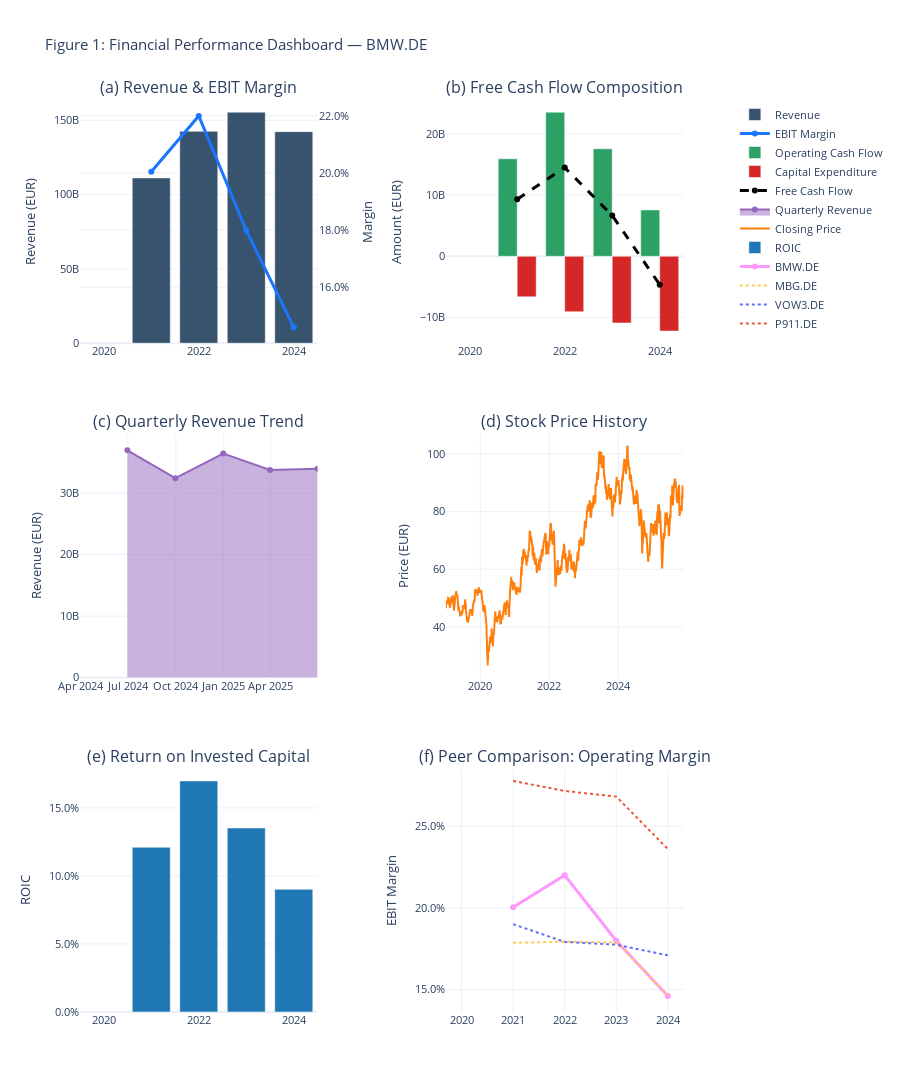

Notebook code for this chart:
### Markdown cell above
## 4. Results: Historical Performance Analysis

### 4.1 Dashboard Overview

Figure 1 presents a multi-panel visualization of key financial metrics. The dashboard structure facilitates comparison across dimensions:

| Panel | Metric | Purpose |
|-------|--------|---------|
| (1,1) | Revenue & EBIT Margin | Scale and operating leverage relationship |
| (1,2) | FCF Composition | Cash generation capacity vs. reinvestment |
| (2,1) | Quarterly Revenue | Seasonality and trend identification |
| (2,2) | Stock Price | Market valuation trajectory |
| (3,1) | ROIC | Capital efficiency over time |
| (3,2) | Peer Comparison | Relative operating performance |

### Code cell
# =============================================================================
# Figure 1: Financial Performance Dashboard
# =============================================================================

fig = plots.financial_performance_dashboard(
    df_annual,
    df_quarterly,
    df_prices,
    peer_metrics,
    ticker
)
fig.show()

### Figure 1 — Plotly figure (JSON) as saved in the notebook; plotly's stock layout.template omitted (floating-point values rounded to 4 significant figures; data arrays with more than 128 entries replaced by an {"elided": "..."} marker saying what was removed)
{"data": [{"marker": {"color": "rgb(55, 83, 109)"}, "name": "Revenue", "type": "bar", "x": [2020, 2021, 2022, 2023, 2024], "xaxis": "x", "y": [NaN, 111200000000.0, 142600000000.0, 155500000000.0, 142400000000.0], "yaxis": "y"}, {"line": {"color": "rgb(26, 118, 255)", "width": 3}, "mode": "lines+markers", "name": "EBIT Margin", "type": "scatter", "x": [2020, 2021, 2022, 2023, 2024], "xaxis": "x", "y": [NaN, 0.2004, 0.2199, 0.1798, 0.146], "yaxis": "y2"}, {"marker": {"color": "rgb(44, 160, 101)"}, "name": "Operating Cash Flow", "type": "bar", "x": [2020, 2021, 2022, 2023, 2024], "xaxis": "x2", "y": [NaN, 15910000000.0, 23520000000.0, 17540000000.0, 7566000000.0], "yaxis": "y3"}, {"marker": {"color": "rgb(214, 39, 40)"}, "name": "Capital Expenditure", "type": "bar", "x": [2020, 2021, 2022, 2023, 2024], "xaxis": "x2", "y": [NaN, -6619000000.0, -9050000000.0, -10880000000.0, -12200000000.0], "yaxis": "y3"}, {"line": {"color": "black", "dash": "dash", "width": 3}, "name": "Free Cash Flow", "type": "scatter", "x": [2020, 2021, 2022, 2023, 2024], "xaxis": "x2", "y": [NaN, 9295000000.0, 14470000000.0, 6661000000.0, -4639000000.0], "yaxis": "y3"}, {"fill": "tozeroy", "line": {"color": "rgb(148, 103, 189)"}, "name": "Quarterly Revenue", "type": "scatter", "x": ["2024-03-31T00:00:00.000000000", "2024-06-30T00:00:00.000000000", "2024-09-30T00:00:00.000000000", "2024-12-31T00:00:00.000000000", "2025-03-31T00:00:00.000000000", "2025-06-30T00:00:00.000000000"], "xaxis": "x3", "y": [NaN, 36940000000.0, 32410000000.0, 36420000000.0, 33760000000.0, 33930000000.0], "yaxis": "y4"}, {"line": {"color": "rgb(255, 127, 14)"}, "name": "Closing Price", "type": "scatter", "x": {"elided": "1755 str values"}, "xaxis": "x4", "y": {"elided": "1755 float values"}, "yaxis": "y5"}, {"marker": {"color": "rgb(31, 119, 180)"}, "name": "ROIC", "type": "bar", "x": [2020, 2021, 2022, 2023, 2024], "xaxis": "x5", "y": [NaN, 0.1211, 0.1698, 0.1352, 0.09022], "yaxis": "y6"}, {"line": {"width": 3}, "mode": "lines+markers", "name": "BMW.DE", "type": "scatter", "x": [2020, 2021, 2022, 2023, 2024], "xaxis": "x6", "y": [NaN, 0.2004, 0.2199, 0.1798, 0.146], "yaxis": "y7"}, {"line": {"dash": "dot"}, "mode": "lines", "name": "MBG.DE", "type": "scatter", "x": [2020, 2021, 2022, 2023, 2024], "xaxis": "x6", "y": [NaN, 0.1786, 0.1793, 0.1789, 0.1466], "yaxis": "y7"}, {"line": {"dash": "dot"}, "mode": "lines", "name": "VOW3.DE", "type": "scatter", "x": [2020, 2021, 2022, 2023, 2024], "xaxis": "x6", "y": [NaN, 0.19, 0.1791, 0.1774, 0.1709], "yaxis": "y7"}, {"line": {"dash": "dot"}, "mode": "lines", "name": "P911.DE", "type": "scatter", "x": [2020, 2021, 2022, 2023, 2024], "xaxis": "x6", "y": [NaN, 0.2777, 0.2715, 0.2681, 0.2359], "yaxis": "y7"}], "layout": {"annotations": [{"font": {"size": 16}, "showarrow": false, "text": "(a) Revenue & EBIT Margin", "x": 0.185, "xanchor": "center", "xref": "paper", "y": 1, "yanchor": "bottom", "yref": "paper"}, {"font": {"size": 16}, "showarrow": false, "text": "(b) Free Cash Flow Composition", "x": 0.755, "xanchor": "center", "xref": "paper", "y": 1, "yanchor": "bottom", "yref": "paper"}, {"font": {"size": 16}, "showarrow": false, "text": "(c) Quarterly Revenue Trend", "x": 0.185, "xanchor": "center", "xref": "paper", "y": 0.6333, "yanchor": "bottom", "yref": "paper"}, {"font": {"size": 16}, "showarrow": false, "text": "(d) Stock Price History", "x": 0.755, "xanchor": "center", "xref": "paper", "y": 0.6333, "yanchor": "bottom", "yref": "paper"}, {"font": {"size": 16}, "showarrow": false, "text": "(e) Return on Invested Capital", "x": 0.185, "xanchor": "center", "xref": "paper", "y": 0.2667, "yanchor": "bottom", "yref": "paper"}, {"font": {"size": 16}, "showarrow": false, "text": "(f) Peer Comparison: Operating Margin", "x": 0.755, "xanchor": "center", "xref": "paper", "y": 0.2667, "yanchor": "bottom", "yref": "paper"}], "font": {"size": 11}, "height": 1200, "showlegend": true, "title": {"text": "Figure 1: Financial Performance Dashboard — BMW.DE"}, "xaxis": {"anchor": "y", "domain": [0, 0.37]}, "xaxis2": {"anchor": "y3", "domain": [0.57, 0.94]}, "xaxis3": {"anchor": "y4", "domain": [0, 0.37]}, "xaxis4": {"anchor": "y5", "domain": [0.57, 0.94]}, "xaxis5": {"anchor": "y6", "domain": [0, 0.37]}, "xaxis6": {"anchor": "y7", "domain": [0.57, 0.94]}, "yaxis": {"anchor": "x", "domain": [0.7333, 1], "title": {"text": "Revenue (EUR)"}}, "yaxis2": {"anchor": "x", "overlaying": "y", "side": "right", "tickformat": ".1%", "title": {"text": "Margin"}}, "yaxis3": {"anchor": "x2", "domain": [0.7333, 1], "title": {"text": "Amount (EUR)"}}, "yaxis4": {"anchor": "x3", "domain": [0.3667, 0.6333], "title": {"text": "Revenue (EUR)"}}, "yaxis5": {"anchor": "x4", "domain": [0.3667, 0.6333], "title": {"text": "Price (EUR)"}}, "yaxis6": {"anchor": "x5", "domain": [0, 0.2667], "tickformat": ".1%", "title": {"text": "ROIC"}}, "yaxis7": {"anchor": "x6", "domain": [0, 0.2667], "tickformat": ".1%", "title": {"text": "EBIT Margin"}}}}
